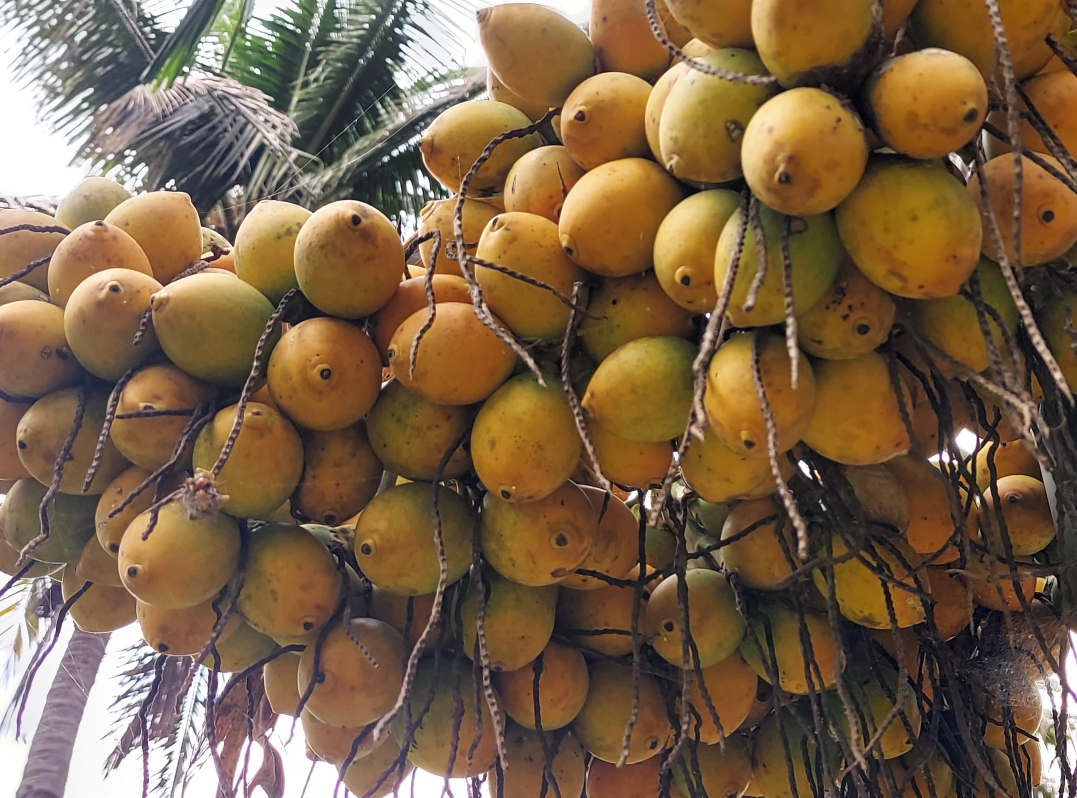
#> input picture 01_Dataset/train/ripe/20231129_112918.jpg, 2154 x 1596 px, found by its file name (shown at 1/2 size); its folder holds 3 pictures in this run
$ python KNN.py
#> lines starting #> are read from the running program, lines starting #| are printed output that depends on the picture
import cv2
import numpy as np
import os
from sklearn.model_selection import train_test_split
from sklearn.neighbors import KNeighborsClassifier
import pickle

# Define functions for image preprocessing
def preprocess_image(image_path, target_size=(100, 100)):
    # print(image_path)
#> called with target_size = (100, 100)
    image = cv2.imread(image_path)
#> image is the input picture: shape (1596, 2154, 3); mean B, G, R 71.9, 97.4, 121.9
    image = cv2.resize(image, target_size)
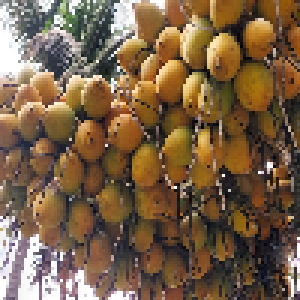
#> image: shape (100, 100, 3) (shown 3 times larger); mean B, G, R 71.6, 97.1, 121.6
    return image

def extract_hsv_features(image):
    hsv_image = cv2.cvtColor(image, cv2.COLOR_BGR2HSV)
#> hsv_image: shape (100, 100, 3); mean H, S, V 39, 110.2, 123
    h, s, v = cv2.split(hsv_image)
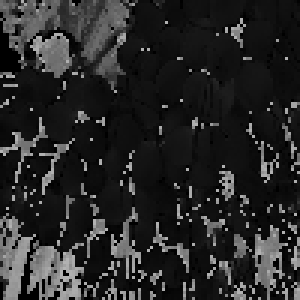
#> h: shape (100, 100) (shown 3 times larger); min 0, max 179, mean 39
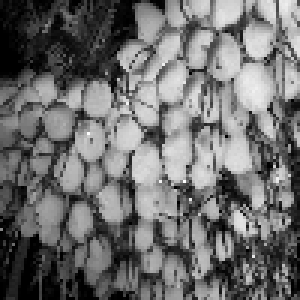
#> s: shape (100, 100) (shown 3 times larger); min 0, max 255, mean 110.2
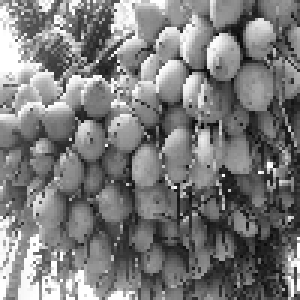
#> v: shape (100, 100) (shown 3 times larger); min 5, max 255, mean 123
    h_mean = np.mean(h)
#> h_mean = 38.99
    s_mean = np.mean(s)
#> s_mean = 110.2
    v_mean = np.mean(v)
#> v_mean = 123
    return [h_mean, s_mean, v_mean]

# Load and preprocess dataset
dataset_folder = "./../dataset/train"
labels = []
data = []

for label in os.listdir(dataset_folder):
    label_folder = os.path.join(dataset_folder, label)
    for image_file in os.listdir(label_folder):
        image_path = os.path.join(label_folder, image_file)
        image = preprocess_image(image_path)
        hsv_features = extract_hsv_features(image)
#> hsv_features = [38.99, 110.2, 123]
        data.append(hsv_features)
        labels.append(label)
#> pass 2 of the loop `for label in os.listdir(dataset_folder):`:
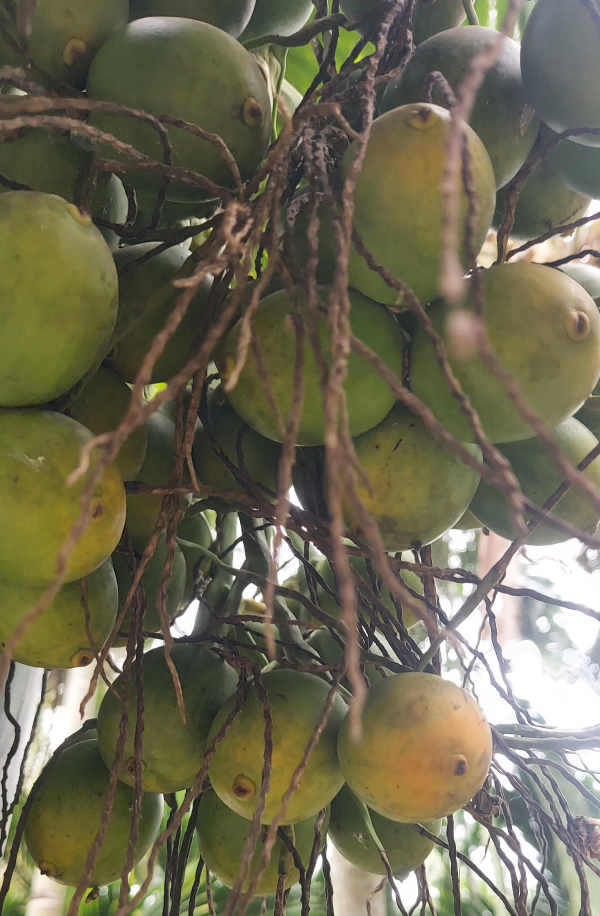
#> input picture 01_Dataset/train/unripe/20231129_130417.jpg, 1800 x 2747 px, found by its file name (shown at 1/3 size)
#> in preprocess_image, image is the input picture: shape (2747, 1800, 3); mean B, G, R 83.2, 106, 110.5
#> image: shape (100, 100, 3)
#> hsv_image: shape (100, 100, 3); mean H, S, V 37.9, 74.1, 113
#> in extract_hsv_features (call 4), `h, s, v = cv2.split(hsv_image)`:
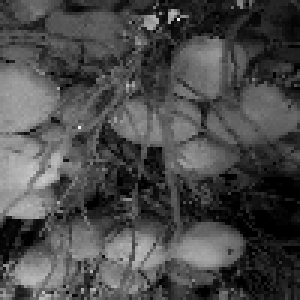
#> s: shape (100, 100) (shown 3 times larger); min 0, max 241, mean 74.1
#> in extract_hsv_features (call 4), `h, s, v = cv2.split(hsv_image)`:
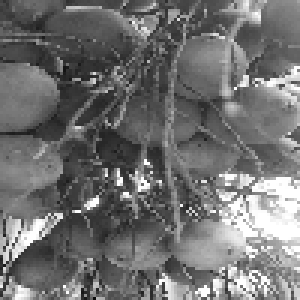
#> v: shape (100, 100) (shown 3 times larger); min 10, max 255, mean 113
#> h_mean = 37.9
#> s_mean = 74.12
#> v_mean = 113
#> hsv_features = [37.9, 74.12, 113]


print(data,labels)
# Split dataset into train and test sets
X_train, X_test, y_train, y_test = train_test_split(data, labels, test_size=0.2, random_state=42)

# Initialize and train KNN classifier
knn_classifier = KNeighborsClassifier(n_neighbors=3)
knn_classifier.fit(X_train, y_train)

# Evaluate KNN classifier
accuracy = knn_classifier.score(X_test, y_test)
print("Accuracy:", accuracy)

# Predict labels for test data
predictions = knn_classifier.predict(X_test)


# Display test results
accurate_count = np.sum(predictions == y_test)
inaccurate_count = len(y_test) - accurate_count
print("Final Test Results:")
print("Total test data:", len(y_test))
print("Accurate predictions:", accurate_count)
print("Inaccurate predictions:", inaccurate_count)

with open('knn_classifier_model.pkl', 'wb') as f:
    pickle.dump(knn_classifier, f)
